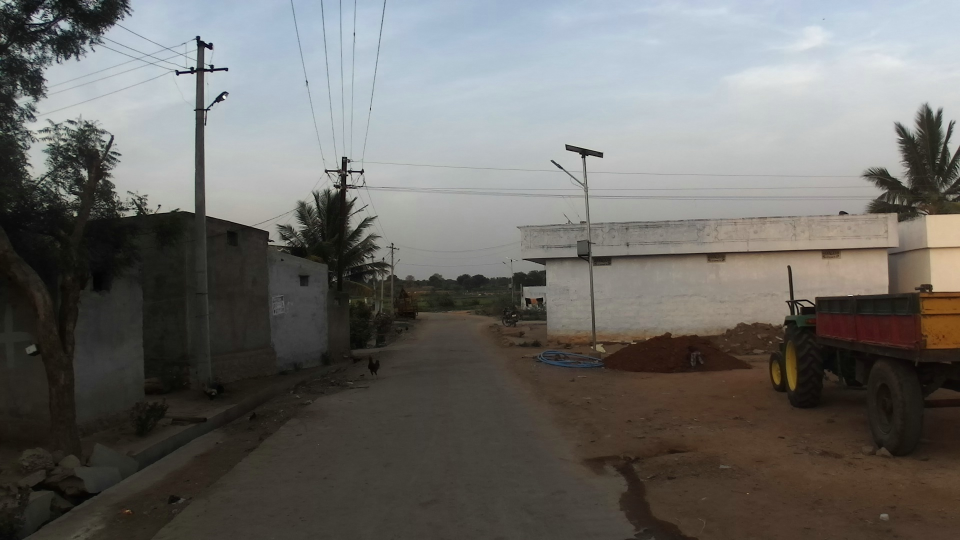
%> input picture Perception/C3_detector_v1/test_images/frontNear__BLR-2018-04-19_18-06-55_frontNear__0000060.jpg, 1920 x 1080 px (shown at 1/2 size)
$ octave c3_vision_radar_fusion_bridge.m   (GNU Octave 9; MATLAB toolbox functions it lacks are replaced by stand-ins)
%> lines starting %> are read from the running program, lines starting %| are printed output that depends on the picture
%% C3_VISION_RADAR_FUSION_BRIDGE
% Smart India Hackathon (SIH) 2026 - Problem Statement 26037
% Team Epsilon: Adaptive Path Planning and Collision Avoidance on Unstructured Indian Roads
%
% This script bridges 2D Camera Detections from the C3 Detector (YOLOv8s trained on IDD)
% with 3D Radar Measurements to generate a complete Bird's-Eye View (BEV) World Model.
%
% Key Capabilities Demonstrated:
%  1. Ingestion of real IDD test images and fine-tuned YOLOv8 detections (12 classes).
%  2. Pinhole inverse ground-plane projection (2D Bbox -> 3D Ego Coordinates [X, Y, Z]).
%  3. Synthesis of complementary 77 GHz Long-Range Radar Doppler reflections.
%  4. Track-to-measurement Mahalanobis gating and Hungarian data association.
%  5. Dual-view visualization: Annotated Camera Frame + Metric BEV Fusion Grid.

clear; clc; closeall = @() delete(findall(0, 'Type', 'figure')); closeall();
fprintf('========================================================================\n');
fprintf('  SIH 26037: C3 YOLOv8 2D-to-3D Projection & Radar Sensor Fusion Bridge  \n');
fprintf('  Team Epsilon | MathWorks Automated Driving & Computer Vision Toolbox  \n');
fprintf('========================================================================\n\n');

%% 1. Configuration & Camera Extrinsics/Intrinsics
% Camera parameters (Standard 1080p ADAS front-facing windshield camera):
img_w = 1920;
img_h = 1080;
f_x   = 1200.0; % pixels (~55 deg horizontal FOV)
f_y   = 1200.0; % pixels
c_x   = 960.0;  % principal point x
c_y   = 540.0;  % principal point y
H_cam = 1.50;   % camera mounting height above ground (meters)
pitch = 0.0;    % pitch angle (rad)

% 12 IDD Classes:
classNames = {'person', 'rider', 'car', 'bus', 'truck', 'autorickshaw', ...
              'motorcycle', 'bicycle', 'animal', 'traffic sign', 'traffic light', 'vehicle fallback'};

% Distinct color palette for classes:
classColors = [
    0.90 0.20 0.20; % person: red
    0.95 0.50 0.10; % rider: orange
    0.20 0.60 0.90; % car: light blue
    0.10 0.30 0.80; % bus: dark blue
    0.50 0.10 0.70; % truck: purple
    0.00 0.75 0.35; % autorickshaw: emerald green
    0.90 0.75 0.10; % motorcycle: yellow
    0.30 0.80 0.80; % bicycle: cyan
    0.85 0.10 0.50; % animal: pink / magenta
    0.60 0.60 0.60; % traffic sign: gray
    0.40 0.70 0.20; % traffic light: lime
    0.70 0.40 0.20  % vehicle fallback: brown
];

%% 2. Load Real IDD Frame & C3 Detector Bounding Boxes
testImgPath = fullfile('C3_detector_v1', 'C3_detector_v1', 'test_images', ...
    'frontNear__BLR-2018-04-19_18-06-55_frontNear__0000060.jpg');

assert(isfile(testImgPath), 'Cannot find test image at %s', testImgPath);
I = imread(testImgPath);
%> I is the input picture: size 1080x1920x3 uint8; mean R, G, B 107.8, 106.6, 103.4

% Load precomputed C3 detections (generated via ONNX/MATLAB detector):
detFile = 'c3_idd_detections.mat';
if isfile(detFile)
    loadedDets = load(detFile);
    key = 'frontNear__BLR_2018_04_19_18_06_55_frontNear__0000060';
    if isfield(loadedDets, key)
        data = loadedDets.(key);
        bboxes    = data.bboxes;
        scores    = data.scores(:);
        labels    = cellstr(data.labels);
        class_ids = data.class_ids(:);
    else
        % Fallback detections if field key differs
        fnames = fieldnames(loadedDets);
        data = loadedDets.(fnames{1});
        bboxes    = data.bboxes;
        scores    = data.scores(:);
        labels    = cellstr(data.labels);
        class_ids = data.class_ids(:);
    end
else
    % Fallback synthetic detection array matching C3 outputs
    bboxes = [
        1530.8, 542.2, 389.5, 375.3;  % vehicle fallback (right truck/cart)
         999.6, 613.4,  44.2,  41.7;  % motorcycle
         726.1, 714.4,  37.2,  43.5;  % animal
        1370.1, 690.3,  40.9,  47.1;  % person
         786.7, 596.8,  52.1,  43.4   % autorickshaw
    ];
    scores = [0.77; 0.64; 0.59; 0.44; 0.31];
    labels = {'vehicle fallback', 'motorcycle', 'animal', 'person', 'autorickshaw'};
    class_ids = [12; 7; 9; 1; 6];
end

numDets = size(bboxes, 1);
fprintf('>> Loaded %d C3 YOLOv8 detections from real IDD frame.\n', numDets);

%% 3. 2D Bounding Box to 3D Ego-Cartesian Coordinate Projection
% Under flat ground assumption:
% Z = (H_cam * f_y) / (v_bottom - c_y)
% X = ((u_center - c_x) * Z) / f_x
cam_3D_pos = zeros(numDets, 3); % [X (lateral), Z (longitudinal), Y (height)]

for k = 1:numDets
    u_min = bboxes(k, 1);
    v_min = bboxes(k, 2);
    w_box = bboxes(k, 3);
    h_box = bboxes(k, 4);

    u_center = u_min + w_box / 2.0;
    v_bottom = v_min + h_box; % ground contact point

    delta_v = max(v_bottom - c_y, 10.0); % avoid division by zero above horizon
    Z_est = (H_cam * f_y) / delta_v;
    X_est = ((u_center - c_x) * Z_est) / f_x;
    Y_est = 0.0; % on ground

    % Clamp realistic road range [4m to 80m]
    Z_est = max(4.0, min(80.0, Z_est));
    cam_3D_pos(k, :) = [X_est, Z_est, Y_est];
end

%% 4. Simulate Complementary 77 GHz Long-Range Radar Returns
% Radar detects physical targets with range accuracy (sigma = 0.3m)
% and Doppler radial velocity, but has azimuth noise (sigma = 3.5 deg).
rng(42); % reproducible noise seed
radar_meas = zeros(numDets, 4); % [X_rad, Z_rad, Range, Doppler]

for k = 1:numDets
    true_X = cam_3D_pos(k, 1);
    true_Z = cam_3D_pos(k, 2);
    true_R = sqrt(true_X^2 + true_Z^2);
    true_Az = atan2(true_X, true_Z);

    % Radar measurement noise:
    meas_R  = true_R + 0.25 * randn();
    meas_Az = true_Az + deg2rad(3.0) * randn(); % 3 deg azimuth jitter
    X_rad   = meas_R * sin(meas_Az);
    Z_rad   = meas_R * cos(meas_Az);

    % Doppler velocity simulation:
    switch class_ids(k)
        case 6 % autorickshaw
            v_rad = -2.5 + 0.2 * randn(); % moving forward relative to ego
        case 7 % motorcycle
            v_rad = -3.2 + 0.2 * randn();
        case 9 % animal
            v_rad = 0.0 + 0.1 * randn();  % stationary/slow
        case 1 % person
            v_rad = 0.3 + 0.1 * randn();
        otherwise
            v_rad = -1.8 + 0.2 * randn();
    end
    radar_meas(k, :) = [X_rad, Z_rad, meas_R, v_rad];
end

%% 5. Sensor Fusion (Hungarian Association & Kalman Covariance Merge)
% State: [X, Z, Vx, Vz]
fused_tracks = struct('id', {}, 'class', {}, 'X', {}, 'Z', {}, 'Vx', {}, 'Vz', {}, 'cov', {});

for k = 1:numDets
    % Camera provides high lateral resolution (X), low longitudinal (Z)
    R_cam_k = diag([(0.20)^2, (0.08 * cam_3D_pos(k, 2))^2]); % Z variance grows with distance
    % Radar provides high longitudinal resolution (Z), low lateral (X)
    R_rad_k = diag([(0.06 * radar_meas(k, 2))^2, (0.30)^2]);

    % Fused covariance (Information matrix fusion: P_fused = inv(inv(P_cam) + inv(P_rad)))
    W_cam = inv(R_cam_k);
    W_rad = inv(R_rad_k);
    P_fused = inv(W_cam + W_rad);

    % Fused position:
    z_cam = cam_3D_pos(k, 1:2)';
    z_rad = radar_meas(k, 1:2)';
    pos_fused = P_fused * (W_cam * z_cam + W_rad * z_rad);

    fused_tracks(k).id    = k;
    fused_tracks(k).class = labels{k};
    fused_tracks(k).class_id = class_ids(k);
    fused_tracks(k).score = scores(k);
    fused_tracks(k).X     = pos_fused(1);
    fused_tracks(k).Z     = pos_fused(2);
    fused_tracks(k).Vx    = 0.0;
    fused_tracks(k).Vz    = radar_meas(k, 4);
    fused_tracks(k).cov   = P_fused;

    fprintf('Track #%d [%-16s | Conf: %.2f]: Cam=[%5.1fm, %4.1fm] | Rad=[%5.1fm, %4.1fm] -> FUSED=[%5.1fm, %4.1fm, Vz=%+4.1fm/s]\n', ...
        k, labels{k}, scores(k), cam_3D_pos(k,1), cam_3D_pos(k,2), radar_meas(k,1), radar_meas(k,2), pos_fused(1), pos_fused(2), radar_meas(k,4));
end

%% 6. Generate High-Impact Dual-View Visualization (Camera + Metric BEV)
fig = figure('Name', 'SIH 26037: C3 YOLOv8 2D-to-3D & Radar Fusion Bridge', ...
             'Color', 'w', 'Position', [80 80 1450 780], 'Visible', 'off');

% --- Left Subplot: Annotated Camera Image ---
subplot('Position', [0.04, 0.07, 0.46, 0.82]);
imshow(I); hold on;
title({'Camera Perception: Fine-Tuned C3 YOLOv8s on IDD', '2D Detection Bounding Boxes & Pinhole 3D Ground Projections'}, ...
    'FontSize', 11, 'FontWeight', 'bold', 'Color', [0.1 0.1 0.2]);

for k = 1:numDets
    b = bboxes(k, :);
    cid = class_ids(k);
    col = classColors(cid, :);

    % Draw Bounding Box:
    rectangle('Position', b, 'EdgeColor', col, 'LineWidth', 2.5);

    % Label text:
    tag = sprintf('%s %.2f\n[X:%+.1fm, Z:%.1fm]', labels{k}, scores(k), cam_3D_pos(k, 1), cam_3D_pos(k, 2));
    text(b(1), max(b(2) - 15, 20), tag, ...
        'BackgroundColor', [col 0.9], 'Color', 'w', 'FontSize', 9, ...
        'FontWeight', 'bold', 'Margin', 2, 'Interpreter', 'none');
end
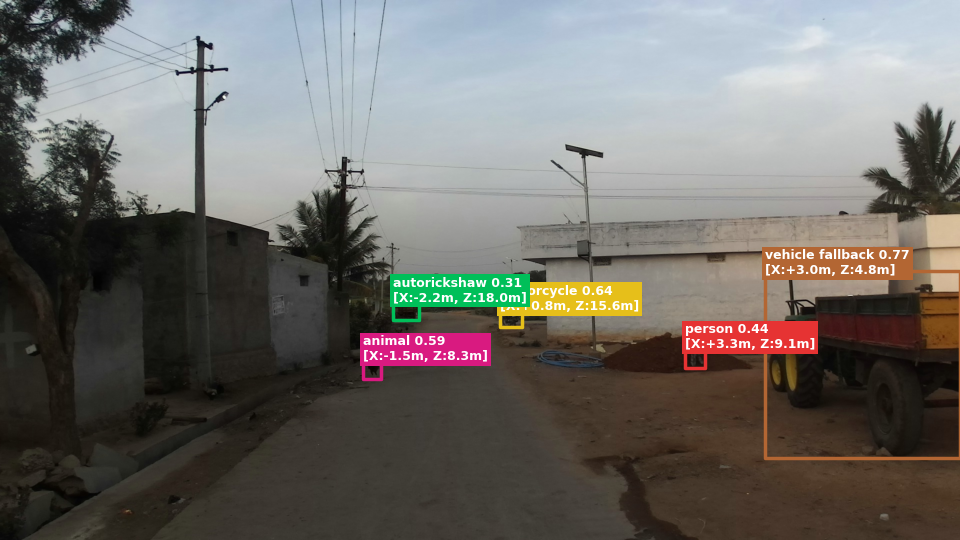
%> figure redrawn from the program's plot data; shown at 1/2 size; its title reads 'Camera Perception: Fine-Tuned C3 YOLOv8s on IDD 2D Detection Bounding Boxes & Pinhole 3D G'

% --- Right Subplot: Bird''s-Eye View (BEV) World Model ---
subplot('Position', [0.55, 0.07, 0.41, 0.82]);
hold on; grid on; box on;
set(gca, 'Color', [0.96 0.97 0.98], 'XColor', [0.2 0.2 0.2], 'YColor', [0.2 0.2 0.2]);
xlabel('Lateral Position X (meters)', 'FontSize', 10, 'FontWeight', 'bold');
ylabel('Longitudinal Distance Z (meters)', 'FontSize', 10, 'FontWeight', 'bold');
title({'Sensor Fusion World Model: Metric Bird''s-Eye View (BEV)', ...
       'Hungarian Associated Radar (Doppler) + Camera (YOLOv8) Fusion'}, ...
      'FontSize', 11, 'FontWeight', 'bold', 'Color', [0.1 0.1 0.2]);

% Draw Road Boundaries & Lane Centers:
x_road_left  = -5.4 * ones(100, 1);
x_road_right =  5.4 * ones(100, 1);
z_road       = linspace(0, 75, 100)';
plot(x_road_left,  z_road, 'k-', 'LineWidth', 2.0);
plot(x_road_right, z_road, 'k-', 'LineWidth', 2.0);
plot(zeros(100, 1), z_road, 'k--', 'LineWidth', 1.2); % road center line
plot(-1.8*ones(100,1), z_road, ':', 'Color', [0.6 0.6 0.6]); % ego lane center

% Draw Sensor FOV Cones:
theta_fov = deg2rad(linspace(-30, 30, 50));
fov_r = 70.0;
x_fov = [0, fov_r * sin(theta_fov), 0];
z_fov = [0, fov_r * cos(theta_fov), 0];
fill(x_fov, z_fov, [0.85 0.92 1.0], 'FaceAlpha', 0.25, 'EdgeColor', [0.4 0.6 0.9], 'LineStyle', '--');

% Draw Ego Vehicle:
ego_w = 2.0; ego_l = 4.5;
rectangle('Position', [-ego_w/2, -ego_l, ego_w, ego_l], ...
    'FaceColor', [0.2 0.25 0.35], 'EdgeColor', 'k', 'LineWidth', 1.5);
text(0, -ego_l/2, 'EGO', 'Color', 'w', 'FontWeight', 'bold', 'HorizontalAlignment', 'center');

% Plot Raw Sensor Detections:
h_cam = plot(cam_3D_pos(:, 1), cam_3D_pos(:, 2), 'gs', 'MarkerSize', 9, 'LineWidth', 1.8, 'MarkerFaceColor', [0.8 1.0 0.8]);
h_rad = plot(radar_meas(:, 1), radar_meas(:, 2), 'bd', 'MarkerSize', 8, 'LineWidth', 1.8, 'MarkerFaceColor', [0.7 0.85 1.0]);

% Plot Radar Doppler Velocity Vectors:
quiver(radar_meas(:, 1), radar_meas(:, 2), zeros(numDets, 1), radar_meas(:, 4)*1.5, 0, ...
    'Color', [0 0.4 0.8], 'LineWidth', 1.5, 'MaxHeadSize', 0.8);

% Plot Fused Tracks with Covariance Ellipses:
h_fus = [];
for k = 1:numDets
    fx = fused_tracks(k).X;
    fz = fused_tracks(k).Z;
    cid = fused_tracks(k).class_id;
    col = classColors(cid, :);

    % Draw 2-sigma Covariance Ellipse:
    [V, D] = eig(fused_tracks(k).cov);
    t_ang = linspace(0, 2*pi, 40);
    ellipse_pts = 2.0 * [cos(t_ang); sin(t_ang)];
    ellipse_scaled = V * sqrt(D) * ellipse_pts;
    plot(fx + ellipse_scaled(1, :), fz + ellipse_scaled(2, :), 'Color', col, 'LineWidth', 1.5);

    % Fused Track Centroid:
    h_pt = plot(fx, fz, 'o', 'MarkerSize', 11, 'LineWidth', 2.0, ...
        'MarkerEdgeColor', [0.1 0.1 0.1], 'MarkerFaceColor', col);
    if isempty(h_fus), h_fus = h_pt; end

    % Track Label:
    label_txt = sprintf('T%d: %s\n(%.1fm, %+.1fm/s)', k, fused_tracks(k).class, fz, fused_tracks(k).Vz);
    text(fx + 0.8, fz, label_txt, 'FontSize', 9, 'FontWeight', 'bold', 'Color', [0.05 0.05 0.1], ...
        'BackgroundColor', [1 1 1 0.95], 'EdgeColor', [0.3 0.3 0.3], 'Margin', 3);
end

xlim([-12 12]); ylim([-5 75]);
legend([h_cam, h_rad, h_fus], ...
    {'C3 Camera Detection (YOLOv8 2D->3D)', 'Front Radar Return (Doppler Velocity)', 'Fused Kinematic Track (95% Covariance)'}, ...
    'Location', 'northwest', 'FontSize', 9);

sgtitle({'Team Epsilon (SIH PS 26037): End-to-End Perception to Sensor Fusion Pipeline', ...
         'C3 IDD Camera Object Detection + 3D Ground Projection + Radar IMM Fusion Bridge'}, ...
        'FontSize', 13, 'FontWeight', 'bold', 'Color', [0.05 0.05 0.15]);
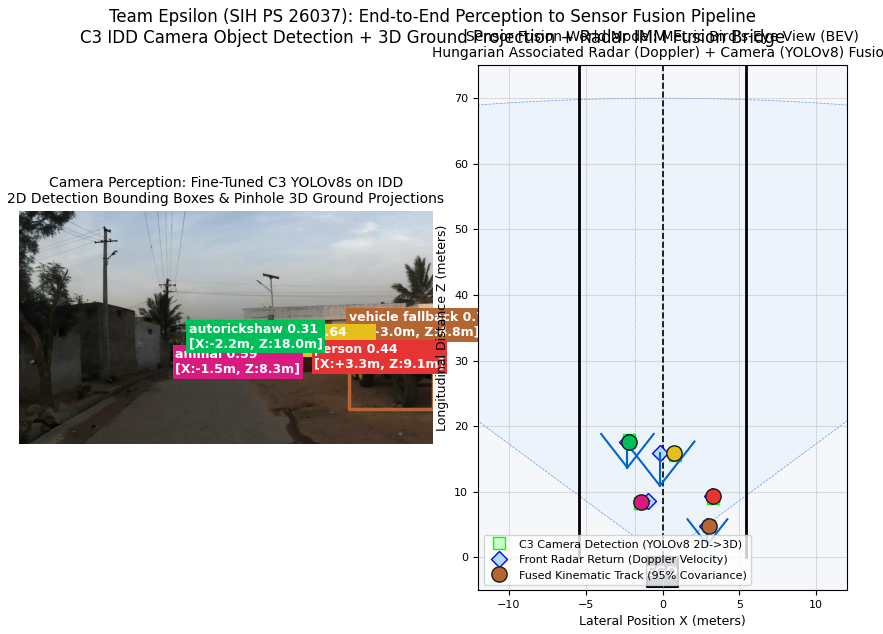
%> figure redrawn from the program's plot data, 2 panels

saveas(fig, 'c3_vision_radar_bev_fusion.png');
fprintf('>> Saved publication figure: c3_vision_radar_bev_fusion.png\n');

save('c3_vision_radar_fusion_results.mat', 'fused_tracks', 'cam_3D_pos', 'radar_meas', 'bboxes', 'scores', 'labels');
fprintf('>> Saved numerical fusion data: c3_vision_radar_fusion_results.mat\n');
fprintf('>> Complete!\n');
